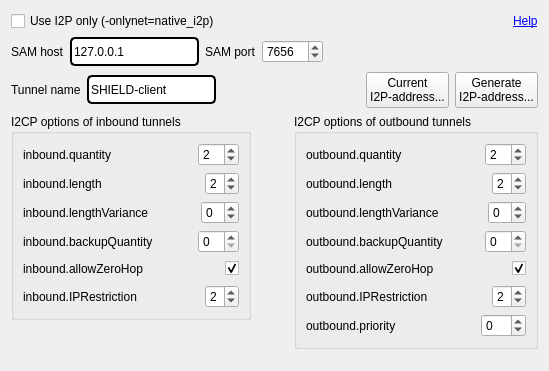
<?xml version="1.0" encoding="UTF-8"?>
<ui version="4.0">
 <class>I2POptionsWidget</class>
 <widget class="QWidget" name="I2POptionsWidget">
  <property name="geometry">
   <rect>
    <x>0</x>
    <y>0</y>
    <width>549</width>
    <height>371</height>
   </rect>
  </property>
  <property name="windowTitle">
   <string>Form</string>
  </property>
  <layout class="QVBoxLayout" name="verticalLayout_5">
   <item>
    <layout class="QHBoxLayout" name="horizontalLayout_15">
     <item>
      <widget class="QCheckBox" name="checkBoxUseI2POnly">
       <property name="text">
        <string>Use I2P only (-onlynet=native_i2p)</string>
       </property>
      </widget>
     </item>
     <item>
      <spacer name="horizontalSpacer_15">
       <property name="orientation">
        <enum>Qt::Horizontal</enum>
       </property>
       <property name="sizeHint" stdset="0">
        <size>
         <width>40</width>
         <height>20</height>
        </size>
       </property>
      </spacer>
     </item>
     <item>
      <widget class="QLabel" name="label">
       <property name="toolTip">
        <string>http://www.i2p2.i2p/i2cp.html#options</string>
       </property>
       <property name="text">
        <string>&lt;a href=&quot;http://www.i2p2.i2p/i2cp.html#options&quot;&gt;Help&lt;/a&gt;</string>
       </property>
       <property name="textFormat">
        <enum>Qt::RichText</enum>
       </property>
       <property name="openExternalLinks">
        <bool>true</bool>
       </property>
       <property name="textInteractionFlags">
        <set>Qt::TextBrowserInteraction</set>
       </property>
      </widget>
     </item>
    </layout>
   </item>
   <item>
    <layout class="QHBoxLayout" name="horizontalLayout_16">
     <item>
      <widget class="QLabel" name="labelSAMHost">
       <property name="text">
        <string>SAM host</string>
       </property>
      </widget>
     </item>
     <item>
      <widget class="QLineEdit" name="lineEditSAMHost">
       <property name="sizePolicy">
        <sizepolicy hsizetype="Fixed" vsizetype="Fixed">
         <horstretch>0</horstretch>
         <verstretch>0</verstretch>
        </sizepolicy>
       </property>
       <property name="styleSheet">
        <string notr="true">border-top-left-radius: 5px;
border-top-right-radius: 5px;
border-bottom-left-radius: 5px;
border-bottom-right-radius: 5px;
border: 2px solid #000000;
min-height: 25px;
max-height: 25px;
min-width: 125px;
max-width: 125px;</string>
       </property>
       <property name="text">
        <string>127.0.0.1</string>
       </property>
      </widget>
     </item>
     <item>
      <widget class="QLabel" name="labelSAMPort">
       <property name="text">
        <string>SAM port</string>
       </property>
      </widget>
     </item>
     <item>
      <widget class="QSpinBox" name="spinBoxSAMPort">
       <property name="minimum">
        <number>1</number>
       </property>
       <property name="maximum">
        <number>65535</number>
       </property>
       <property name="value">
        <number>7656</number>
       </property>
      </widget>
     </item>
     <item>
      <spacer name="horizontalSpacer_17">
       <property name="orientation">
        <enum>Qt::Horizontal</enum>
       </property>
       <property name="sizeHint" stdset="0">
        <size>
         <width>40</width>
         <height>20</height>
        </size>
       </property>
      </spacer>
     </item>
    </layout>
   </item>
   <item>
    <layout class="QHBoxLayout" name="horizontalLayout_17">
     <item>
      <widget class="QLabel" name="labelTunnelName">
       <property name="text">
        <string>Tunnel name</string>
       </property>
      </widget>
     </item>
     <item>
      <widget class="QLineEdit" name="lineEditTunnelName">
       <property name="sizePolicy">
        <sizepolicy hsizetype="Preferred" vsizetype="Fixed">
         <horstretch>0</horstretch>
         <verstretch>0</verstretch>
        </sizepolicy>
       </property>
       <property name="minimumSize">
        <size>
         <width>129</width>
         <height>29</height>
        </size>
       </property>
       <property name="styleSheet">
        <string notr="true">border-top-left-radius: 5px;
border-top-right-radius: 5px;
border-bottom-left-radius: 5px;
border-bottom-right-radius: 5px;
border: 2px solid #000000;
min-height: 25px;
max-height: 25px;
min-width: 125px;
max-width: 125px;</string>
       </property>
       <property name="text">
        <string>SHIELD-client</string>
       </property>
      </widget>
     </item>
     <item>
      <spacer name="horizontalSpacer_18">
       <property name="orientation">
        <enum>Qt::Horizontal</enum>
       </property>
       <property name="sizeHint" stdset="0">
        <size>
         <width>40</width>
         <height>20</height>
        </size>
       </property>
      </spacer>
     </item>
     <item>
      <widget class="QPushButton" name="pushButtonCurrentI2PAddress">
       <property name="text">
        <string>Current
I2P-address...</string>
       </property>
      </widget>
     </item>
     <item>
      <widget class="QPushButton" name="pushButtonGenerateI2PAddress">
       <property name="text">
        <string>Generate
I2P-address...</string>
       </property>
      </widget>
     </item>
    </layout>
   </item>
   <item>
    <layout class="QHBoxLayout" name="horizontalLayout_14">
     <item>
      <layout class="QVBoxLayout" name="verticalLayout_4">
       <item>
        <widget class="QGroupBox" name="groupBoxInbound">
         <property name="title">
          <string>I2CP options of inbound tunnels</string>
         </property>
         <layout class="QVBoxLayout" name="verticalLayout">
          <item>
           <layout class="QHBoxLayout" name="horizontalLayout">
            <item>
             <widget class="QLabel" name="labelInboundQuantity">
              <property name="text">
               <string>inbound.quantity </string>
              </property>
             </widget>
            </item>
            <item>
             <spacer name="horizontalSpacer">
              <property name="orientation">
               <enum>Qt::Horizontal</enum>
              </property>
              <property name="sizeHint" stdset="0">
               <size>
                <width>40</width>
                <height>20</height>
               </size>
              </property>
             </spacer>
            </item>
            <item>
             <widget class="QSpinBox" name="spinBoxInboundQuantity">
              <property name="minimum">
               <number>1</number>
              </property>
              <property name="maximum">
               <number>16</number>
              </property>
              <property name="value">
               <number>2</number>
              </property>
             </widget>
            </item>
           </layout>
          </item>
          <item>
           <layout class="QHBoxLayout" name="horizontalLayout_2">
            <item>
             <widget class="QLabel" name="labelInboundLength">
              <property name="text">
               <string>inbound.length </string>
              </property>
             </widget>
            </item>
            <item>
             <spacer name="horizontalSpacer_2">
              <property name="orientation">
               <enum>Qt::Horizontal</enum>
              </property>
              <property name="sizeHint" stdset="0">
               <size>
                <width>40</width>
                <height>20</height>
               </size>
              </property>
             </spacer>
            </item>
            <item>
             <widget class="QSpinBox" name="spinBoxInboundLength">
              <property name="minimum">
               <number>0</number>
              </property>
              <property name="maximum">
               <number>7</number>
              </property>
              <property name="value">
               <number>2</number>
              </property>
             </widget>
            </item>
           </layout>
          </item>
          <item>
           <layout class="QHBoxLayout" name="horizontalLayout_3">
            <item>
             <widget class="QLabel" name="labelInboundLengthVariance">
              <property name="text">
               <string>inbound.lengthVariance</string>
              </property>
             </widget>
            </item>
            <item>
             <spacer name="horizontalSpacer_3">
              <property name="orientation">
               <enum>Qt::Horizontal</enum>
              </property>
              <property name="sizeHint" stdset="0">
               <size>
                <width>40</width>
                <height>20</height>
               </size>
              </property>
             </spacer>
            </item>
            <item>
             <widget class="QSpinBox" name="spinBoxInboundLengthVariance">
              <property name="minimum">
               <number>-7</number>
              </property>
              <property name="maximum">
               <number>7</number>
              </property>
             </widget>
            </item>
           </layout>
          </item>
          <item>
           <layout class="QHBoxLayout" name="horizontalLayout_4">
            <item>
             <widget class="QLabel" name="labelInboundBackupQuality">
              <property name="text">
               <string>inbound.backupQuantity </string>
              </property>
             </widget>
            </item>
            <item>
             <spacer name="horizontalSpacer_4">
              <property name="orientation">
               <enum>Qt::Horizontal</enum>
              </property>
              <property name="sizeHint" stdset="0">
               <size>
                <width>40</width>
                <height>20</height>
               </size>
              </property>
             </spacer>
            </item>
            <item>
             <widget class="QSpinBox" name="spinBoxInboundBackupQuality"/>
            </item>
           </layout>
          </item>
          <item>
           <layout class="QHBoxLayout" name="horizontalLayout_5">
            <item>
             <widget class="QLabel" name="labelInboundAllowZeroHop">
              <property name="text">
               <string>inbound.allowZeroHop </string>
              </property>
             </widget>
            </item>
            <item>
             <spacer name="horizontalSpacer_5">
              <property name="orientation">
               <enum>Qt::Horizontal</enum>
              </property>
              <property name="sizeHint" stdset="0">
               <size>
                <width>40</width>
                <height>20</height>
               </size>
              </property>
             </spacer>
            </item>
            <item>
             <widget class="QCheckBox" name="checkBoxInboundAllowZeroHop">
              <property name="checked">
               <bool>true</bool>
              </property>
             </widget>
            </item>
           </layout>
          </item>
          <item>
           <layout class="QHBoxLayout" name="horizontalLayout_6">
            <item>
             <widget class="QLabel" name="labelInboundIPRestriction">
              <property name="text">
               <string>inbound.IPRestriction</string>
              </property>
             </widget>
            </item>
            <item>
             <spacer name="horizontalSpacer_6">
              <property name="orientation">
               <enum>Qt::Horizontal</enum>
              </property>
              <property name="sizeHint" stdset="0">
               <size>
                <width>40</width>
                <height>20</height>
               </size>
              </property>
             </spacer>
            </item>
            <item>
             <widget class="QSpinBox" name="spinBoxInboundIPRestriction">
              <property name="maximum">
               <number>4</number>
              </property>
              <property name="value">
               <number>2</number>
              </property>
             </widget>
            </item>
           </layout>
          </item>
         </layout>
        </widget>
       </item>
       <item>
        <spacer name="verticalSpacer">
         <property name="orientation">
          <enum>Qt::Vertical</enum>
         </property>
         <property name="sizeHint" stdset="0">
          <size>
           <width>20</width>
           <height>40</height>
          </size>
         </property>
        </spacer>
       </item>
      </layout>
     </item>
     <item>
      <spacer name="horizontalSpacer_14">
       <property name="orientation">
        <enum>Qt::Horizontal</enum>
       </property>
       <property name="sizeHint" stdset="0">
        <size>
         <width>40</width>
         <height>20</height>
        </size>
       </property>
      </spacer>
     </item>
     <item>
      <layout class="QVBoxLayout" name="verticalLayout_3">
       <item>
        <widget class="QGroupBox" name="groupBoxOutbound">
         <property name="title">
          <string>I2CP options of outbound tunnels</string>
         </property>
         <layout class="QVBoxLayout" name="verticalLayout_2">
          <item>
           <layout class="QHBoxLayout" name="horizontalLayout_7">
            <item>
             <widget class="QLabel" name="labelOutboundQuantity">
              <property name="text">
               <string>outbound.quantity </string>
              </property>
             </widget>
            </item>
            <item>
             <spacer name="horizontalSpacer_7">
              <property name="orientation">
               <enum>Qt::Horizontal</enum>
              </property>
              <property name="sizeHint" stdset="0">
               <size>
                <width>40</width>
                <height>20</height>
               </size>
              </property>
             </spacer>
            </item>
            <item>
             <widget class="QSpinBox" name="spinBoxOutboundQuantity">
              <property name="minimum">
               <number>1</number>
              </property>
              <property name="value">
               <number>2</number>
              </property>
             </widget>
            </item>
           </layout>
          </item>
          <item>
           <layout class="QHBoxLayout" name="horizontalLayout_8">
            <item>
             <widget class="QLabel" name="labelOutboundLength">
              <property name="text">
               <string>outbound.length </string>
              </property>
             </widget>
            </item>
            <item>
             <spacer name="horizontalSpacer_8">
              <property name="orientation">
               <enum>Qt::Horizontal</enum>
              </property>
              <property name="sizeHint" stdset="0">
               <size>
                <width>40</width>
                <height>20</height>
               </size>
              </property>
             </spacer>
            </item>
            <item>
             <widget class="QSpinBox" name="spinBoxOutboundLength">
              <property name="maximum">
               <number>7</number>
              </property>
              <property name="value">
               <number>2</number>
              </property>
             </widget>
            </item>
           </layout>
          </item>
          <item>
           <layout class="QHBoxLayout" name="horizontalLayout_9">
            <item>
             <widget class="QLabel" name="labelOutboundLengthVariance">
              <property name="text">
               <string>outbound.lengthVariance</string>
              </property>
             </widget>
            </item>
            <item>
             <spacer name="horizontalSpacer_9">
              <property name="orientation">
               <enum>Qt::Horizontal</enum>
              </property>
              <property name="sizeHint" stdset="0">
               <size>
                <width>40</width>
                <height>20</height>
               </size>
              </property>
             </spacer>
            </item>
            <item>
             <widget class="QSpinBox" name="spinBoxOutboundLengthVariance">
              <property name="minimum">
               <number>-7</number>
              </property>
              <property name="maximum">
               <number>7</number>
              </property>
             </widget>
            </item>
           </layout>
          </item>
          <item>
           <layout class="QHBoxLayout" name="horizontalLayout_10">
            <item>
             <widget class="QLabel" name="labelOutboundBackupQuantity">
              <property name="text">
               <string>outbound.backupQuantity</string>
              </property>
             </widget>
            </item>
            <item>
             <spacer name="horizontalSpacer_10">
              <property name="orientation">
               <enum>Qt::Horizontal</enum>
              </property>
              <property name="sizeHint" stdset="0">
               <size>
                <width>40</width>
                <height>20</height>
               </size>
              </property>
             </spacer>
            </item>
            <item>
             <widget class="QSpinBox" name="spinBoxOutboundBackupQuantity"/>
            </item>
           </layout>
          </item>
          <item>
           <layout class="QHBoxLayout" name="horizontalLayout_11">
            <item>
             <widget class="QLabel" name="labelAllowZeroHop">
              <property name="text">
               <string>outbound.allowZeroHop </string>
              </property>
             </widget>
            </item>
            <item>
             <spacer name="horizontalSpacer_11">
              <property name="orientation">
               <enum>Qt::Horizontal</enum>
              </property>
              <property name="sizeHint" stdset="0">
               <size>
                <width>40</width>
                <height>20</height>
               </size>
              </property>
             </spacer>
            </item>
            <item>
             <widget class="QCheckBox" name="checkBoxAllowZeroHop">
              <property name="checked">
               <bool>true</bool>
              </property>
             </widget>
            </item>
           </layout>
          </item>
          <item>
           <layout class="QHBoxLayout" name="horizontalLayout_12">
            <item>
             <widget class="QLabel" name="labelOutboundIPRestriction">
              <property name="text">
               <string>outbound.IPRestriction</string>
              </property>
             </widget>
            </item>
            <item>
             <spacer name="horizontalSpacer_12">
              <property name="orientation">
               <enum>Qt::Horizontal</enum>
              </property>
              <property name="sizeHint" stdset="0">
               <size>
                <width>40</width>
                <height>20</height>
               </size>
              </property>
             </spacer>
            </item>
            <item>
             <widget class="QSpinBox" name="spinBoxOutboundIPRestriction">
              <property name="maximum">
               <number>4</number>
              </property>
              <property name="value">
               <number>2</number>
              </property>
             </widget>
            </item>
           </layout>
          </item>
          <item>
           <layout class="QHBoxLayout" name="horizontalLayout_13">
            <item>
             <widget class="QLabel" name="labelOutboundPriority">
              <property name="text">
               <string>outbound.priority</string>
              </property>
             </widget>
            </item>
            <item>
             <spacer name="horizontalSpacer_13">
              <property name="orientation">
               <enum>Qt::Horizontal</enum>
              </property>
              <property name="sizeHint" stdset="0">
               <size>
                <width>40</width>
                <height>20</height>
               </size>
              </property>
             </spacer>
            </item>
            <item>
             <widget class="QSpinBox" name="spinBoxOutboundPriority">
              <property name="minimum">
               <number>-25</number>
              </property>
              <property name="maximum">
               <number>25</number>
              </property>
             </widget>
            </item>
           </layout>
          </item>
         </layout>
        </widget>
       </item>
       <item>
        <spacer name="verticalSpacer_2">
         <property name="orientation">
          <enum>Qt::Vertical</enum>
         </property>
         <property name="sizeHint" stdset="0">
          <size>
           <width>20</width>
           <height>40</height>
          </size>
         </property>
        </spacer>
       </item>
      </layout>
     </item>
    </layout>
   </item>
  </layout>
 </widget>
 <tabstops>
  <tabstop>checkBoxUseI2POnly</tabstop>
  <tabstop>lineEditSAMHost</tabstop>
  <tabstop>spinBoxSAMPort</tabstop>
  <tabstop>lineEditTunnelName</tabstop>
  <tabstop>pushButtonCurrentI2PAddress</tabstop>
  <tabstop>pushButtonGenerateI2PAddress</tabstop>
  <tabstop>spinBoxInboundQuantity</tabstop>
  <tabstop>spinBoxInboundLength</tabstop>
  <tabstop>spinBoxInboundLengthVariance</tabstop>
  <tabstop>spinBoxInboundBackupQuality</tabstop>
  <tabstop>checkBoxInboundAllowZeroHop</tabstop>
  <tabstop>spinBoxInboundIPRestriction</tabstop>
  <tabstop>spinBoxOutboundQuantity</tabstop>
  <tabstop>spinBoxOutboundLength</tabstop>
  <tabstop>spinBoxOutboundLengthVariance</tabstop>
  <tabstop>spinBoxOutboundBackupQuantity</tabstop>
  <tabstop>checkBoxAllowZeroHop</tabstop>
  <tabstop>spinBoxOutboundIPRestriction</tabstop>
  <tabstop>spinBoxOutboundPriority</tabstop>
 </tabstops>
 <resources/>
 <connections/>
</ui>
